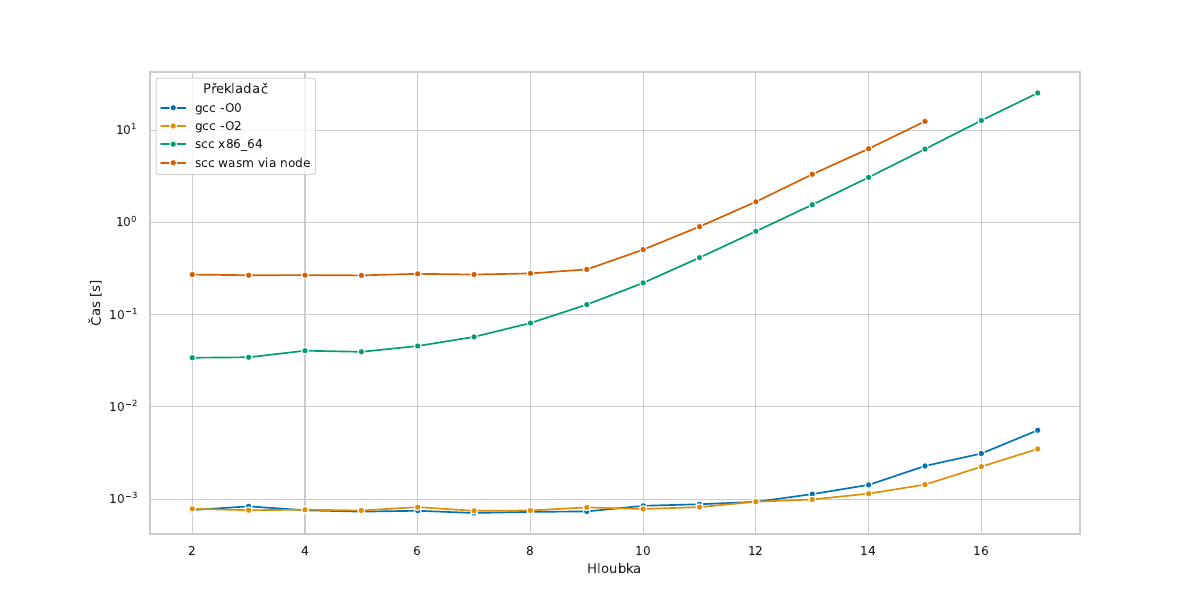

This chart was generated by the following Python code:
#!/usr/bin/env python3
import os
import pathlib
import random
import sys
import time

from matplotlib.ticker import ScalarFormatter

def create_parity_program(parity: str) -> str:
    return '''
#include <stdio.h>
#include <stdbool.h>
#include <stdlib.h>

typedef struct {
    const char *data;
    size_t size;
} String;

bool string_equals(const String *a, const String *b)
{
    if (a->size != b->size) {
        return false;
    }

    for (size_t i = 0; i < a->size; ++i) {
        if (a->data[i] != b->data[i]) {
            return false;
        }
    }

    return true;
}

typedef struct {
    String *data;
    size_t size;
    size_t capacity;
} StringStack;

void create_stringstack(StringStack *stack)
{
    size_t s = sizeof(String);
    stack->data = (String *)malloc(s * 8);
    stack->size = 0;
    stack->capacity = 8;
}

void resize_stack_if_needed(StringStack *stack)
{
    if (stack->size != stack->capacity) {
        return;
    }

    stack->capacity *= 2;
    size_t s = sizeof(String);
    String *new_data = (String *)malloc(s* stack->capacity);

    for (size_t i = 0; i < stack->size; ++i) {
        new_data[i] = stack->data[i];
    }

    free(stack->data);
    stack->data = new_data;
}

void push_stringstack(StringStack *stack, String *str)
{
    resize_stack_if_needed(stack);
    stack->data[stack->size] = *str;
    stack->size += 1;
}

String pop_stringstack(StringStack *stack)
{
    stack->size -= 1;
    return stack->data[stack->size];
}

bool is_empty_stringstack(const StringStack *stack)
{
    return stack->size == 0;
}

void destroy_stringstack(StringStack *stack)
{
    free(stack->data);
}

bool next_tag(const char **str, String *tag)
{
    const char *start = *str;
    while (*start != '<' && *start != '\\0'){
        start += 1;
    }

    if (*start == '\\0') {
        return false;
    }

    const char *end = start + 1;
    while (*end != '>') {
        end += 1;
    }

    tag->data = start + 1;
    tag->size = end - start - 1;
    *str = end + 1;

    return true;
}

bool check_parity(const char *str)
{
    StringStack stack;
    create_stringstack(&stack);

    String current_tag;

    while (next_tag(&str, &current_tag)) {
        bool is_closing = current_tag.data[0] == '/';
        if (!is_closing) {
            push_stringstack(&stack, &current_tag);
        } else {
            String closing_tag;
            closing_tag.data = current_tag.data + 1;
            closing_tag.size = current_tag.size - 1;

            String open_tag = pop_stringstack(&stack);
            if (!string_equals(&open_tag, &closing_tag)) {
                destroy_stringstack(&stack);
                return false;
            }
        }
    }

    if (!is_empty_stringstack(&stack)) {
        destroy_stringstack(&stack);
        return false;
    }

    destroy_stringstack(&stack);
    return true;
}

int main()
{
    const char *input = "'''+ parity + '''";

    if (check_parity(input)){
        puts("Correct");
    }
    else{
        puts("Incorrect");
    }
    return 0;
}
'''


def save_program(program: str, file_path: str):
    with open(file_path, 'w') as f:
        f.write(program)

def compile_program(file_path: str, compiler: str = 'gcc') -> None:
    os.system(f'{compiler} {file_path} -o {file_path[:-2]}.out -std=c99 -pedantic -Wall -Wextra -Werror -Wno-overlength-strings')



def measure_time(path: str, num_iter: int = 10) -> float:
    times = []
    for _ in range(num_iter):
        start = time.time()
        rc = os.system(f'{path}')
        if rc != 0:
            return None
        end = time.time()
        times.append(end - start)

    return sum(times) / len(times)


def random_tag() -> str:
    return random.choice(['div', 'span', 'p', 'h1', 'h2', 'h3', 'h4', 'h5', 'h6', 'a', 'img', 'input', 'button'])

def generate_tag_tree(depth: int, count: int) -> str:
    if depth == 0:
        return ''

    tag = random_tag()
    children = [generate_tag_tree(depth - 1, count) for _ in range(count)]
    return f'<{tag}>{"".join(children)}</{tag}>'


FILE_DIR = os.path.dirname(os.path.realpath(__file__))
INTERPRETER_PATH_NATIVE = pathlib.Path(f'{FILE_DIR}/../build/native/scc').resolve().as_posix()
INTERPRETER_PATH_WASM = pathlib.Path(f'{FILE_DIR}/../build/wasm/wasm_driver.js').resolve().as_posix()

import matplotlib
import seaborn as sns
import matplotlib.pyplot as plt
import pandas as pd


def create_plot(datapath: str):
    matplotlib.use('pdf')
    # matplotlib.rcParams.update({
    #     "pgf.texsystem": "pdflatex",
    #     'font.family': 'serif',
    #     'text.usetex': True,
    #     'pgf.rcfonts': False,
    #     'font.size' : 11,
    #     # 'text.latex.preamble': r'\newcommand{\mathdefault}[1][]{}'
    # })


    sns.set_theme()
    sns.set_context('paper')
    # sns.set_context('talk')
    sns.set_style('whitegrid')
    sns.set_palette('colorblind')

    # df = pd.DataFrame(data, columns=['Překladač', 'Hloubka', 'Čas [s]'])
    df = pd.read_csv(datapath)
    df['Čas [s]'] = df['Čas [s]'].astype(float)
    df['Hloubka'] = df['Hloubka'].astype(int)

    df = df[(df['Překladač'] != 'gcc -O1') & (df['Překladač'] != 'tcc')]


    plt.figure(figsize=(12, 6))
    plt.yscale('log')
    sns.lineplot(data=df, x='Hloubka', y='Čas [s]', hue='Překladač', marker='o')
    # sns.scatterplot(data=df, x='Hloubka', y='Čas [s]', hue='Překladač', marker='o')

    # plt.gca().yaxis.set_major_formatter(ScalarFormatter())
    # plt.gca().ticklabel_format(axis='y', style='plain')

    # plt.show()

    plt.savefig('time_bench.pdf')
    plt.close()


if __name__ == '__main__':

    create_plot('bench/time_bench.csv')
    exit(0)

    programs = [(depth, create_parity_program(generate_tag_tree(depth, 2))) for depth in range(2, 18)]

    print(f'Překladač,Hloubka,Čas [s]', file=sys.stderr)
    for compiler in ['gcc -O0', 'gcc -O2', 'scc x86_64', 'scc WASM přes Node.js']:
        for i, (n, program) in enumerate(programs):
            save_program(program, 'check_parity.c')

            if compiler == 'scc x86_64':
                time_ = measure_time(f'{INTERPRETER_PATH_NATIVE} check_parity.c --mute', 5)
                print(f'{compiler},{n},{time_}', file=sys.stderr)
                continue

            if compiler == 'scc WASM přes Node':
                time_ = measure_time(f'node {INTERPRETER_PATH_WASM} check_parity.c ', 5)
                if time_ is None:
                    continue
                print(f'{compiler},{n},{time_}', file=sys.stderr)
                continue

            compile_program('check_parity.c', compiler)
            time_ = measure_time('./check_parity.out', 5)
            os.system(f'rm check_parity.out')

            print(f'{compiler},{n},{time_}', file=sys.stderr)


